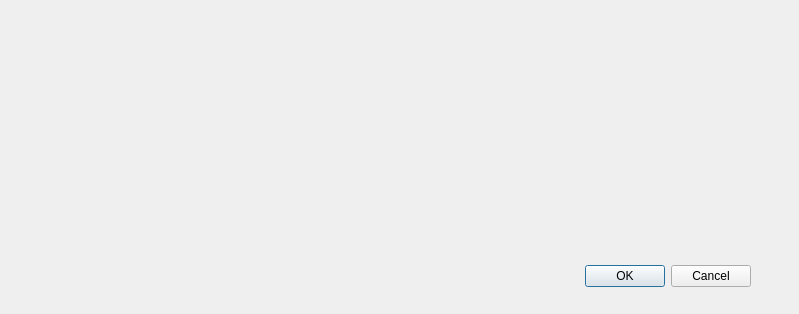
<?xml version="1.0" encoding="UTF-8"?>
<ui version="4.0">
 <class>ChooseCards</class>
 <widget class="QDialog" name="ChooseCards">
  <property name="geometry">
   <rect>
    <x>0</x>
    <y>0</y>
    <width>799</width>
    <height>314</height>
   </rect>
  </property>
  <property name="windowTitle">
   <string>Dialog</string>
  </property>
  <widget class="QDialogButtonBox" name="buttonBox">
   <property name="geometry">
    <rect>
     <x>410</x>
     <y>260</y>
     <width>341</width>
     <height>32</height>
    </rect>
   </property>
   <property name="orientation">
    <enum>Qt::Horizontal</enum>
   </property>
   <property name="standardButtons">
    <set>QDialogButtonBox::Cancel|QDialogButtonBox::Ok</set>
   </property>
  </widget>
 </widget>
 <resources/>
 <connections>
  <connection>
   <sender>buttonBox</sender>
   <signal>accepted()</signal>
   <receiver>ChooseCards</receiver>
   <slot>accept()</slot>
   <hints>
    <hint type="sourcelabel">
     <x>248</x>
     <y>254</y>
    </hint>
    <hint type="destinationlabel">
     <x>157</x>
     <y>274</y>
    </hint>
   </hints>
  </connection>
  <connection>
   <sender>buttonBox</sender>
   <signal>rejected()</signal>
   <receiver>ChooseCards</receiver>
   <slot>reject()</slot>
   <hints>
    <hint type="sourcelabel">
     <x>316</x>
     <y>260</y>
    </hint>
    <hint type="destinationlabel">
     <x>286</x>
     <y>274</y>
    </hint>
   </hints>
  </connection>
 </connections>
</ui>
